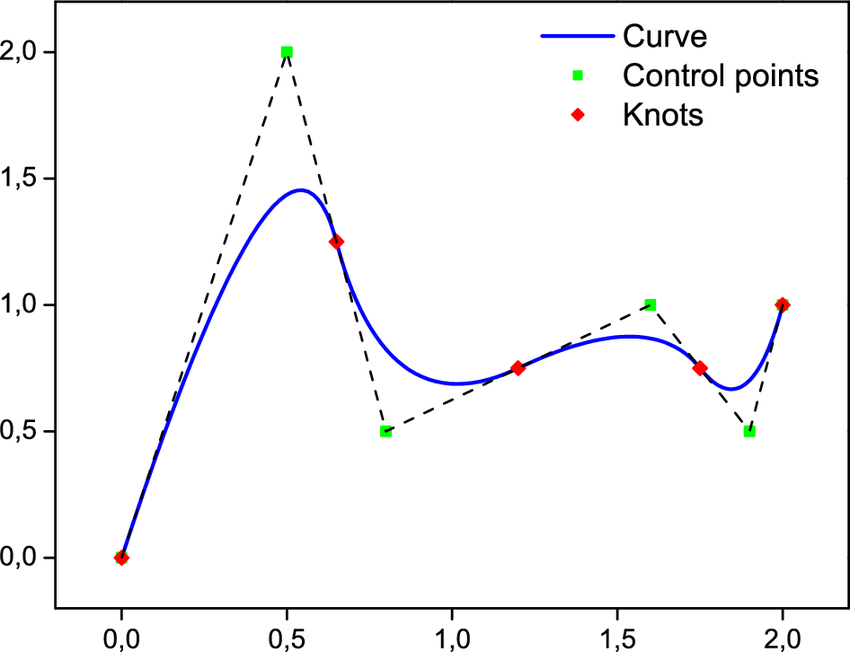
#> input picture Statistics & Probability/Transformation/Spline Transformation/images/splines.png, 850 x 652 px
$ jupyter execute 'spline transformer.ipynb'
#> lines starting #> are read from the running program, lines starting #| are printed output that depends on the picture
#### Spline Transformation:
- spline are ```piecewise polynomial functions```
- the dataset is broken into ```n subsets``` and each each subset is fixed with ```1 polynomial``` function
- polynomial functions combined together in a point called ```knot``` which results in a ```smooth continuous curve```
- used to capture ```non linear pattern/relationships``` in the dataset thereby increasing ```model accuracy```
- works for both ```gaussian``` and ```non-gaussian``` data
- works with both ```+ve```, ```-ve``` & ```0``` values
- ```control points``` and ```knots``` control the ```shape``` & ```smoothness``` of the distribution curve
    - ```knots``` = controls the smoothing of curve at a point where 2 or more polynomials merge
        - linear models
        - maximum likelihood estimation models
    - ```control points``` = controls the overall smoothness of the curve
        - computer graphics and animations

```Spline-based Transformer```:
- variant of the traditional Transformer model.
- ```splines``` are used to represent an input ```sequence``` as a smooth trajectory in latent space, replacing the need for ```positional encoding```
- offers benefits in handling sequences of varying lengths and in applications like ```computer animation``` and ```vision```.

[cell 1]
from PIL import Image
from IPython.display import display

img = Image.open('images/splines.png')
#> img is the input picture: PIL image 850x652 RGBA; mean R, G, B, A 246.4, 246.4, 247.8, 255
new_image = img.resize((450, 320))
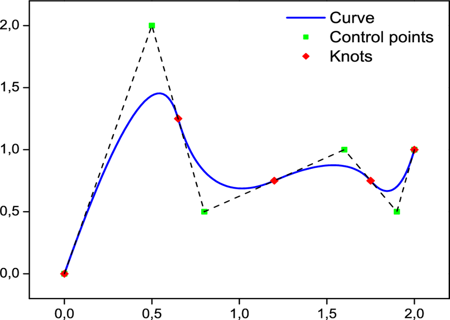
#> new_image: PIL image 450x320 RGBA; mean R, G, B, A 246.2, 246.2, 247.7, 255
display(new_image)
